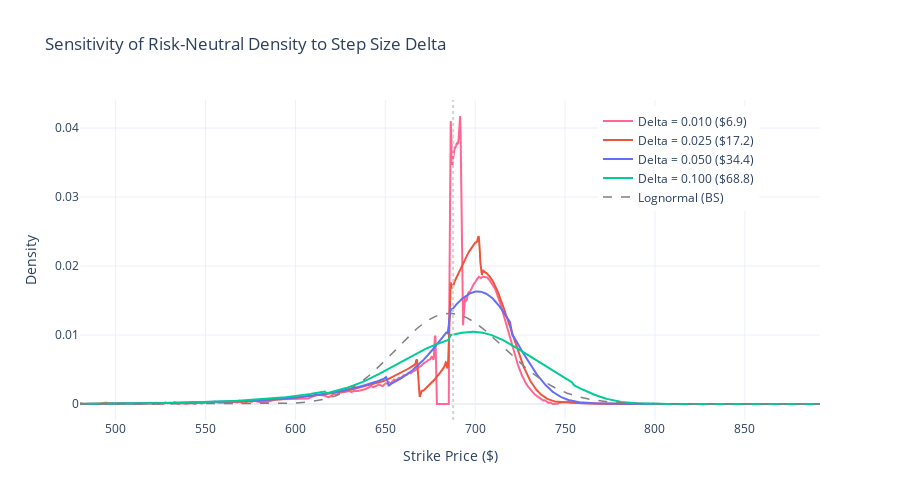

Here is the notebook cell this chart was saved with:
### Markdown cell above
## Step 8: Sensitivity to the Smoothing Parameter $\Delta$

The finite difference step size $\Delta$ trades off resolution vs smoothness (Malz 2014, Sec. 2.4). 
Malz recommends $\Delta = \alpha \cdot F$ with $\alpha \approx 0.025$ as a baseline. 
We show how the extracted density changes for different values of $\alpha \in \{0.01, 0.025, 0.05, 0.10\}$.

### Code cell
# --- Sensitivity to Delta ---
fig = go.Figure()

delta_fracs = [0.010, 0.025, 0.050, 0.100]
colors = ['#FF6692', '#EF553B', '#636EFA', '#00CC96']

for delta_frac, color in zip(delta_fracs, colors):
    _, _, pdf_test = breeden_litzenberger(K_rnd, delta_frac=delta_frac)
    pdf_test = np.maximum(pdf_test, 0)
    pdf_test = pdf_test / trapz(pdf_test, K_rnd)
    
    fig.add_trace(go.Scatter(
        x=K_rnd, y=pdf_test,
        mode='lines',
        name=f'Delta = {delta_frac:.3f} (${delta_frac * F:.1f})',
        line=dict(color=color, width=2)
    ))

fig.add_trace(go.Scatter(
    x=K_rnd, y=lognorm_pdf,
    mode='lines', name='Lognormal (BS)',
    line=dict(color='gray', width=1.5, dash='dash')
))

fig.add_vline(x=F, line_dash="dot", line_color="lightgray")
fig.update_layout(
    title=f"Sensitivity of Risk-Neutral Density to Step Size Delta",
    xaxis_title="Strike Price ($)",
    yaxis_title="Density",
    template="plotly_white",
    width=900, height=500,
    legend=dict(x=0.70, y=0.98)
)
fig.show()
save_plotly_figure(fig, "05_sensitivity_delta")

### Figure 1 — Plotly figure (JSON) as saved in the notebook; plotly's stock layout.template omitted (floating-point values rounded to 4 significant figures; data arrays with more than 128 entries replaced by an {"elided": "..."} marker saying what was removed)
{"data": [{"line": {"color": "#FF6692", "width": 2}, "mode": "lines", "name": "Delta = 0.010 ($6.9)", "type": "scatter", "x": {"elided": "1500 float values"}, "y": {"elided": "1500 float values"}}, {"line": {"color": "#EF553B", "width": 2}, "mode": "lines", "name": "Delta = 0.025 ($17.2)", "type": "scatter", "x": {"elided": "1500 float values"}, "y": {"elided": "1500 float values"}}, {"line": {"color": "#636EFA", "width": 2}, "mode": "lines", "name": "Delta = 0.050 ($34.4)", "type": "scatter", "x": {"elided": "1500 float values"}, "y": {"elided": "1500 float values"}}, {"line": {"color": "#00CC96", "width": 2}, "mode": "lines", "name": "Delta = 0.100 ($68.8)", "type": "scatter", "x": {"elided": "1500 float values"}, "y": {"elided": "1500 float values"}}, {"line": {"color": "gray", "dash": "dash", "width": 1.5}, "mode": "lines", "name": "Lognormal (BS)", "type": "scatter", "x": {"elided": "1500 float values"}, "y": {"elided": "1500 float values"}}], "layout": {"height": 500, "legend": {"x": 0.7, "y": 0.98}, "shapes": [{"line": {"color": "lightgray", "dash": "dot"}, "type": "line", "x0": 687.7, "x1": 687.7, "xref": "x", "y0": 0, "y1": 1, "yref": "y domain"}], "title": {"text": "Sensitivity of Risk-Neutral Density to Step Size Delta"}, "width": 900, "xaxis": {"title": {"text": "Strike Price ($)"}}, "yaxis": {"title": {"text": "Density"}}}}
